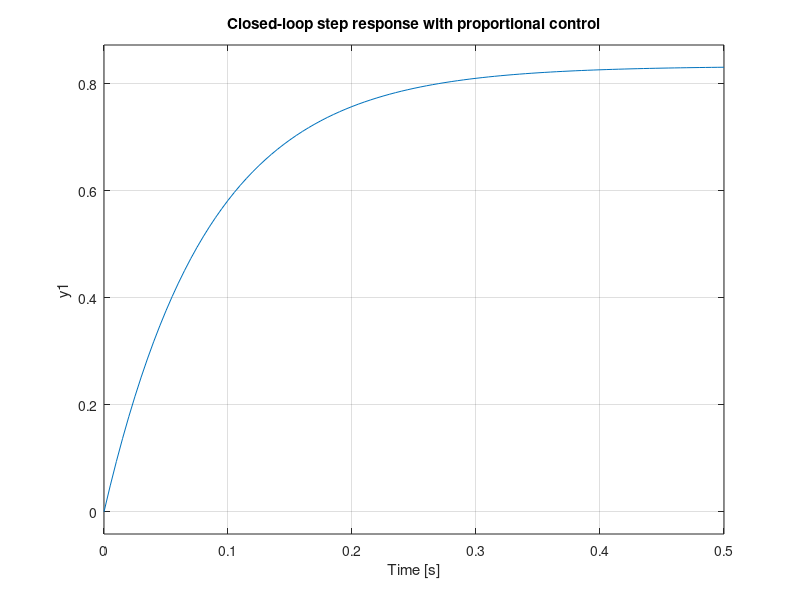

Here is the MATLAB script that generated this plot:
% Plant parameters
k = 1;
tau = 0.5;

% Plant transfer function G(s) = k / (tau s + 1)
s = tf('s');
G = k / (tau*s + 1);

% Proportional controller C(s) = Kp
Kp = 5;
C = Kp;

% Closed-loop transfer function with unity feedback
T = feedback(C*G, 1);  % T(s) = (C*G) / (1 + C*G)

% Step response
figure;
step(T);
grid on;
title('Closed-loop step response with proportional control');

% Steady-state value and error
[y_ss, t_out] = step(T, 10);
y_final = y_ss(end);
e_ss = 1 - y_final
